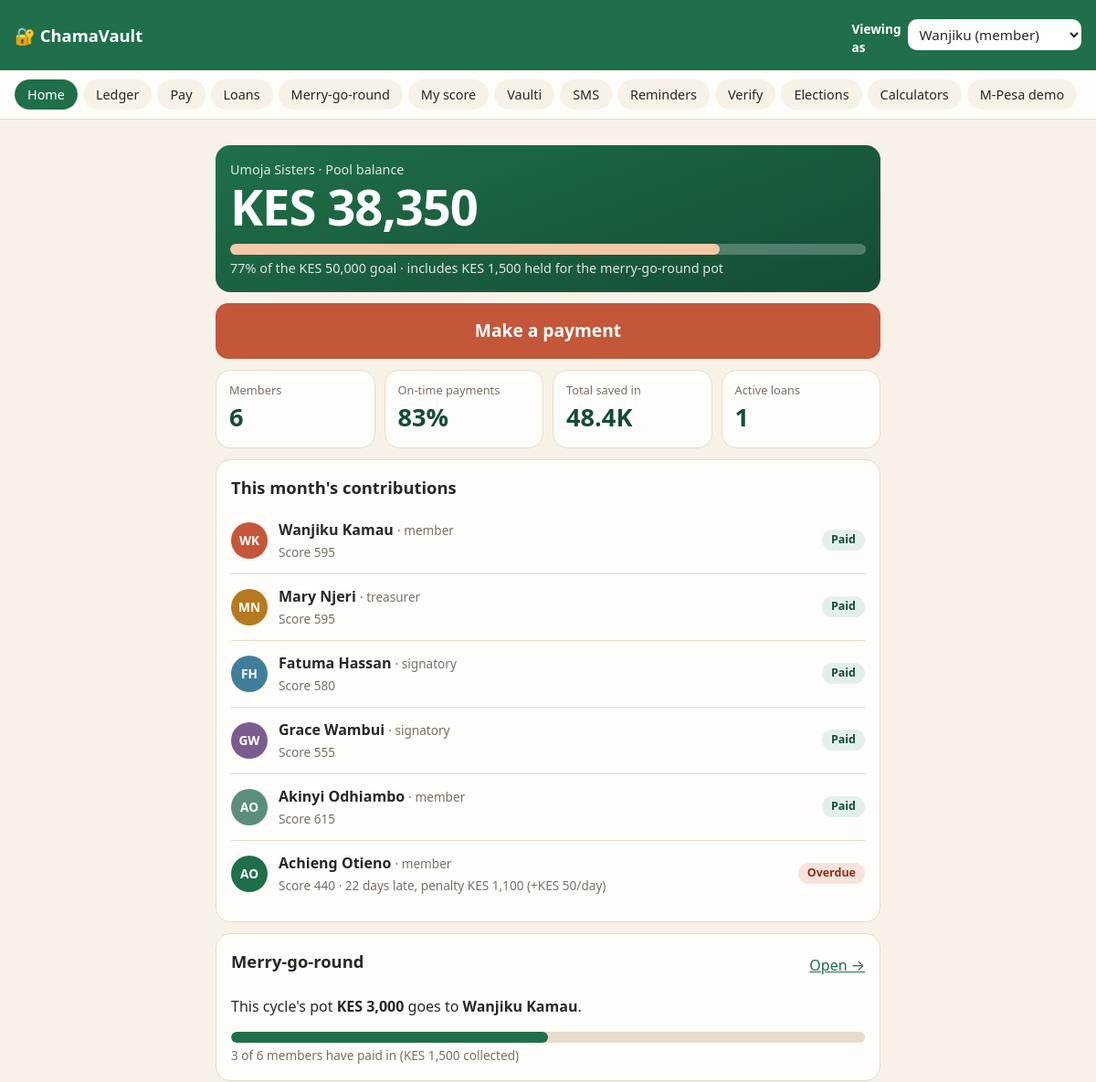
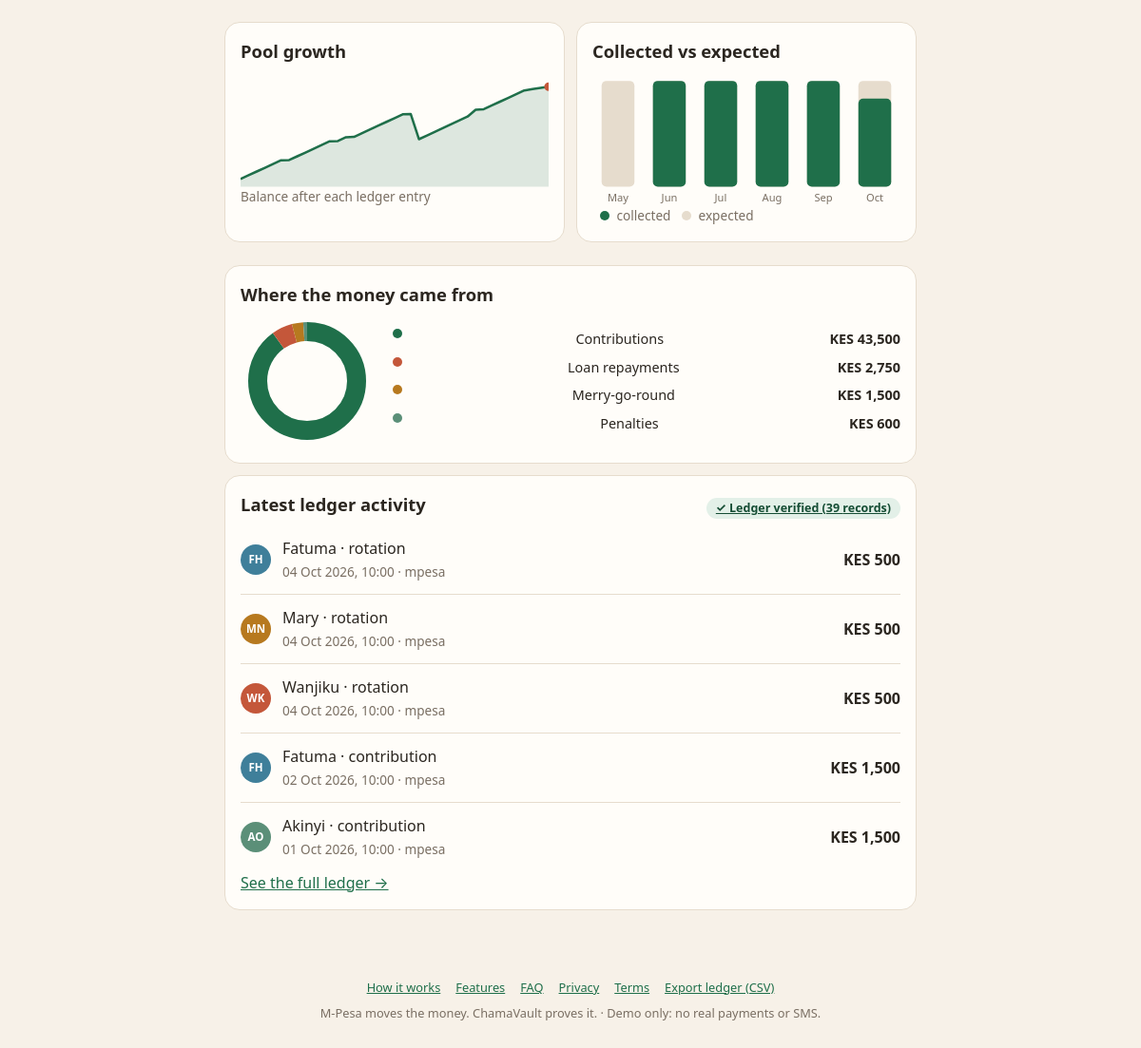
The page / on the database its author committed (2 pictures, top to bottom).
### app/models.py (models this page shows)
class Chama(db.Model):
    id = db.Column(db.Integer, primary_key=True)
    name = db.Column(db.String(80), nullable=False)
    monthly_amount = db.Column(db.Integer, nullable=False)       # KES
    goal_amount = db.Column(db.Integer, nullable=False)          # KES
    due_day = db.Column(db.Integer, nullable=False)              # day of month, 1-28
    penalty_per_day = db.Column(db.Integer, nullable=False)      # KES per day late
    loan_approval_pct = db.Column(db.Integer, nullable=False)    # % of voters who must approve
    loan_interest_pct = db.Column(db.Integer, nullable=False)    # flat: total % of principal; reducing: % per month
    loan_interest_type = db.Column(db.String(10), nullable=False, default="flat")      # flat|reducing
    loan_approval_mode = db.Column(db.String(10), nullable=False, default="vote")      # vote|officer
    require_guarantor = db.Column(db.Boolean, nullable=False, default=False)
    rotation_amount = db.Column(db.Integer, nullable=False, default=0)   # merry-go-round: KES per member per month (0 = off)
    rotation_start = db.Column(db.String(7))                             # "YYYY-MM" of the first cycle
    members = db.relationship("Member", backref="chama", order_by="Member.id")

class LedgerEntry(db.Model):
    id = db.Column(db.Integer, primary_key=True)
    chama_id = db.Column(db.ForeignKey("chama.id"), nullable=False, index=True)
    member_id = db.Column(db.ForeignKey("member.id"), nullable=False, index=True)
    amount = db.Column(db.Integer, nullable=False)
    type = db.Column(db.String(20), nullable=False)  # contribution|penalty|loan_installment|loan_payout|savings|welfare|correction
    method = db.Column(db.String(10), nullable=False)  # cash|mpesa|card|system
    recorded_by_id = db.Column(db.ForeignKey("member.id"), nullable=False)
    created_at = db.Column(db.DateTime, nullable=False, default=now_utc)
    period = db.Column(db.String(7))                 # "YYYY-MM" the entry counts towards
    ref = db.Column(db.String(40))                   # M-Pesa receipt / card auth reference
    corrects_id = db.Column(db.ForeignKey("ledger_entry.id"))
    reason = db.Column(db.String(300))
    running_balance = db.Column(db.Integer, nullable=False)
    prev_hash = db.Column(db.String(64), nullable=False, unique=True)  # unique => chain cannot fork
    hash = db.Column(db.String(64), nullable=False)
    member = db.relationship("Member", foreign_keys=[member_id])
    recorded_by = db.relationship("Member", foreign_keys=[recorded_by_id])

class Member(db.Model):
    id = db.Column(db.Integer, primary_key=True)
    chama_id = db.Column(db.ForeignKey("chama.id"), nullable=False)
    name = db.Column(db.String(80), nullable=False)
    phone = db.Column(db.String(15), unique=True, nullable=False)  # 2547XXXXXXXX
    role = db.Column(db.String(12), nullable=False, default="member")
    pin_hash = db.Column(db.String(255), nullable=False)
    credit_score = db.Column(db.Integer, nullable=False, default=500)
    streak = db.Column(db.Integer, nullable=False, default=0)      # on-time contribution streak
    @property
    def first_name(self):
        return self.name.split()[0]

### app/routes/main.py (the view)
@bp.route("/")
def dashboard():
    chama = Chama.query.first()
    if chama is None:
        return render_template("error.html", title="No data yet",
                               message="Run 'python seed.py' in the flask_app folder, then refresh."), 200
    today = today_nairobi()
    balance = pool_balance(chama.id)
    rows = [(m, member_status(m, today)) for m in chama.members]
    recent = (LedgerEntry.query.filter_by(chama_id=chama.id).order_by(LedgerEntry.id.desc()).limit(5).all())
    return render_template(
        "dashboard.html", balance=balance, goal=chama.goal_amount,
        pct=min(100, round(balance * 100 / chama.goal_amount)) if chama.goal_amount else 0,
        rows=rows, recent=recent, loan=active_loan(g.viewer), chain=verify_chain(chama.id),
        mine=member_status(g.viewer, today), today=today, stats=chama_stats(chama, today),
        pot=rotation.pot_status(chama, period_of(today)) if chama.rotation_amount else None,
        held=rotation.held(chama.id),
    )

### app/auth.py (called while the page is built)
def load_viewer():
    member = db.session.get(Member, session.get("viewer_id") or 0)
    if member is None:
        member = Member.query.filter_by(role="member").order_by(Member.id).first() or Member.query.first()
    g.viewer = member

### app/charts.py (called while the page is built)
def area_chart(points, width=320, height=120) -> Markup:
    if len(points) < 2:
        return Markup("")
    lo, hi = min(points), max(points)
    span = (hi - lo) or 1
    xs = [i * width / (len(points) - 1) for i in range(len(points))]
    ys = [height - 8 - (p - lo) / span * (height - 24) for p in points]
    line = " ".join(f"{x:.1f},{y:.1f}" for x, y in zip(xs, ys))
    area = f"0,{height} {line} {width},{height}"
    return Markup(
        f'<svg viewBox="0 0 {width} {height}" class="chart" role="img" aria-label="Pool balance over time">'
        f'<polygon points="{area}" style="fill:var(--green);opacity:.15"/>'
        f'<polyline points="{line}" style="fill:none;stroke:var(--green);stroke-width:2.5;stroke-linejoin:round"/>'
        f'<circle cx="{xs[-1]:.1f}" cy="{ys[-1]:.1f}" r="4.5" style="fill:var(--terra)"/></svg>')

def donut(parts, size=140) -> Markup:
    total = sum(v for _, v in parts) or 1
    r, c, offset = 52, 2 * math.pi * 52, 0.0
    segs = []
    for i, (_, v) in enumerate(parts):
        length = v / total * c
        segs.append(f'<circle cx="70" cy="70" r="{r}" fill="none" stroke-width="20" style="stroke:{PALETTE[i % len(PALETTE)]}" '
                    f'stroke-dasharray="{length:.2f} {c - length:.2f}" stroke-dashoffset="{-offset:.2f}" transform="rotate(-90 70 70)"/>')
        offset += length
    return Markup(f'<svg viewBox="0 0 140 140" width="{size}" height="{size}" role="img" aria-label="Where the money came from">{"".join(segs)}</svg>')

def initials(name: str) -> str:
    return "".join(w[0] for w in name.split()[:2]).upper()

def avatar_color(member_id: int) -> str:
    return ["#1f6f4a", "#c4573a", "#b7791f", "#3f7f9a", "#7a5c8f", "#5b8f78"][member_id % 6]

### app/ledger.py (called while the page is built)
def compute_hash(entry, prev_hash: str) -> str:
    values = [getattr(entry, f) for f in HASHED_FIELDS]
    values = [v.isoformat() if hasattr(v, "isoformat") else v for v in values]
    payload = json.dumps([prev_hash, *values], separators=(",", ":"), ensure_ascii=True)
    return hashlib.sha256(payload.encode()).hexdigest()

def last_entry(chama_id):
    return (LedgerEntry.query.filter_by(chama_id=chama_id)
            .order_by(LedgerEntry.id.desc()).first())

### app/payments.py (called while the page is built)
def period_of(d: date) -> str:
    return f"{d.year}-{d.month:02d}"

### app/templates/dashboard.html (shortened to what this page needs)
{% extends "base.html" %}
{% block content %}
<section class="card hero">
  <div class="label">{{ chama.name }} · Pool balance</div>
  <div class="big num">{{ balance|kes }}</div>
  <div class="bar" role="progressbar" aria-valuemin="0" aria-valuemax="100" aria-valuenow="{{ pct }}"><span style="width: {{ pct }}%"></span></div>
  <div class="label">{{ pct }}% of the {{ goal|kes }} goal{% if held %} · includes {{ held|kes }} held for the merry-go-round pot{% endif %}</div>
</section>
<a class="btn terra block" href="{{ url_for('pay.pay') }}">Make a payment</a>
<div class="tiles">
  <div class="tile"><span class="t-label">Members</span><span class="t-num">{{ stats.members }}</span></div>
  <div class="tile"><span class="t-label">On-time payments</span><span class="t-num">{{ stats.on_time_pct }}%</span></div>
  <div class="tile"><span class="t-label">Total saved in</span><span class="t-num">{{ (stats.pooled / 1000)|round(1) }}K</span></div>
  <div class="tile"><span class="t-label">Active loans</span><span class="t-num">{{ stats.active_loans }}</span></div>
</div>
<section class="card">
  <h2>This month's contributions</h2>
  <ul class="list">
    {% for m, s in rows %}
    <li>
      <div class="who"><span class="avatar" style="background: {{ avatar_color(m.id) }}" aria-hidden="true">{{ initials(m.name) }}</span>
        <div><strong>{{ m.name }}</strong> <span class="sub">· {{ m.role }}</span><br>
        <span class="sub">Score {{ m.credit_score }}
        {% if s.status == 'overdue' %} · {{ s.days }} day{{ 's' if s.days != 1 }} late, penalty {{ s.owed|kes }} (+{{ s.penalty_per_day|kes }}/day){% endif %}</span></div></div>
      <span class="badge {{ s.status }}">{{ s.status|capitalize }}</span>
    </li>
    {% endfor %}
  </ul>
</section>
{% if pot %}
<section class="card">
  <div class="row" style="justify-content: space-between"><h2>Merry-go-round</h2><a href="{{ url_for('rotation.rotation') }}">Open →</a></div>
  <p>This cycle's pot <strong>{{ pot.pot|kes }}</strong> goes to <strong>{{ pot.recipient.name if pot.recipient else '—' }}</strong>.</p>
  <div class="bar dark"><span style="width: {{ (pot.collected * 100 / pot.pot)|round if pot.pot else 0 }}%"></span></div>
  <div class="small muted">{{ pot.paid|length }} of {{ stats.members }} members have paid in ({{ pot.collected|kes }} collected)</div>
</section>
{% endif %}
<div class="cols">
  <section class="card"><h2>Pool growth</h2>{{ charts.area_chart(stats.balance_points) }}
    <div class="small muted">Balance after each ledger entry</div></section>
  <section class="card"><h2>Collected vs expected</h2>{{ charts.bar_chart(stats.months) }}
    <div class="small muted"><span class="dot" style="background:var(--green)"></span> collected <span class="dot" style="background:var(--line)"></span> expected</div></section>
</div>
<section class="card">
  <h2>Where the money came from</h2>
  <div class="donut-row">{{ charts.donut(stats.mix) }}
    <ul class="legend">{% for label, v in stats.mix %}
      <li><span class="dot" style="background: {{ charts.PALETTE[loop.index0 % 6] }}"></span>{{ label }} <strong class="num">{{ v|kes }}</strong></li>{% endfor %}</ul></div>
</section>
<section class="card">
  <div class="row" style="justify-content: space-between">
    <h2>Latest ledger activity</h2>
    {% if chain.ok %}<a class="badge good" href="{{ url_for('ledger.verify') }}">✓ Ledger verified ({{ chain.count }} records)</a>
    {% else %}<a class="badge bad" href="{{ url_for('ledger.verify') }}">⚠ Ledger check failed</a>{% endif %}
  </div>
  <ul class="list">
    {% for e in recent %}
    <li><div class="who"><span class="avatar sm" style="background: {{ avatar_color(e.member_id) }}" aria-hidden="true">{{ initials(e.member.name) }}</span>
      <div>{{ e.member.first_name }} · {{ e.type.replace('_', ' ') }}<br><span class="sub">{{ e.created_at|nairobi }} · {{ e.method }}</span></div></div>
      <span class="num {{ 'neg' if e.amount < 0 }}">{{ e.amount|kes }}</span></li>
    {% endfor %}
  </ul>
  <a href="{{ url_for('ledger.ledger') }}">See the full ledger →</a>
</section>
{% endblock %}

### app/templates/base.html (shortened to what this page needs)
<!doctype html>
<html lang="en">
<head>
  <link rel="stylesheet" href="{{ url_for('static', filename='css/style.css') }}">
</head>
<body>
<header class="topbar">
  <a class="brand" href="{{ url_for('main.dashboard') }}">🔐 ChamaVault</a>
  {% if viewer %}
  <form method="post" action="{{ url_for('main.switch_viewer') }}" class="viewer">
    <label for="viewer-select">Viewing as</label>
    <select id="viewer-select" name="member_id" data-autosubmit>
      {% for m in chama.members %}
      <option value="{{ m.id }}" {{ 'selected' if m.id == viewer.id }}>{{ m.first_name }} ({{ m.role }})</option>
      {% endfor %}
    </select>
  </form>
  {% endif %}
</header>
{% if viewer %}
<nav class="pills" aria-label="Main">
  {% set links = [('main.dashboard','Home'),('ledger.ledger','Ledger'),('pay.pay','Pay'),('loans.loans','Loans'),('rotation.rotation','Merry-go-round'),
                  ('score.score','My score'),('vaulti.vaulti','Vaulti'),('sms.outbox','SMS'),('sms.reminders','Reminders'),
                  ('ledger.verify','Verify'),('elections.elections','Elections'),('info.tools','Calculators'),('pay.demo','M-Pesa demo')] %}
  {% for ep, label in links %}<a href="{{ url_for(ep) }}" class="{{ 'on' if request.endpoint == ep }}">{{ label }}</a>{% endfor %}
</nav>
{% endif %}
<main class="wrap">
  {% block content %}{% endblock %}
</main>
<footer class="foot">
  <div class="footlinks"><a href="{{ url_for('info.page', page='how-it-works') }}">How it works</a><a href="{{ url_for('info.page', page='features') }}">Features</a><a href="{{ url_for('info.page', page='faq') }}">FAQ</a><a href="{{ url_for('info.page', page='privacy') }}">Privacy</a><a href="{{ url_for('info.page', page='terms') }}">Terms</a><a href="{{ url_for('info.ledger_csv') }}">Export ledger (CSV)</a></div>M-Pesa moves the money. ChamaVault proves it. · Demo only: no real payments or SMS.</footer>
</body>
</html>

### rows shown on the page
Chama: name "Umoja Sisters", goal_amount "KES 50,000"
LedgerEntry: running_balance "KES 38,350", member.first_name "Fatuma", type.replace "rotation", created_at|nairobi "04 Oct 2026, 10:00", method "mpesa", amount|kes "KES 500"
Member: name "WK", name "Wanjiku Kamau", role "member", credit_score "595", status "Paid", recipient "Wanjiku Kamau"
Member: name "MN", name "Mary Njeri", role "treasurer", credit_score "595", status "Paid"
Member: name "FH", name "Fatuma Hassan", role "signatory", credit_score "580", status "Paid"
Member: name "GW", name "Grace Wambui", role "signatory", credit_score "555", status "Paid"
Member: name "AO", name "Akinyi Odhiambo", role "member", credit_score "615", status "Paid"
Member: name "AO", name "Achieng Otieno", role "member", credit_score "440", days "22", days "s", owed|kes "KES 1,100", penalty_per_day|kes "KES 50", status "Overdue"
LedgerEntry: member.first_name "Mary", type.replace "rotation", created_at|nairobi "04 Oct 2026, 10:00", method "mpesa", amount|kes "KES 500"
LedgerEntry: member.first_name "Wanjiku", type.replace "rotation", created_at|nairobi "04 Oct 2026, 10:00", method "mpesa", amount|kes "KES 500"
LedgerEntry: member.first_name "Fatuma", type.replace "contribution", created_at|nairobi "02 Oct 2026, 10:00", method "mpesa", amount|kes "KES 1,500"
LedgerEntry: member.first_name "Akinyi", type.replace "contribution", created_at|nairobi "01 Oct 2026, 10:00", method "mpesa", amount|kes "KES 1,500"

### other values the page prints
{{ label }} "Home" "Ledger" "Pay" "Loans" "Merry-go-round" "My score" "Vaulti" "SMS" "Reminders" "Verify" "Elections" "Calculators" "M-Pesa demo"
{{ pct }} "77"
{{ held|kes }} "KES 1,500"
{{ stats.members }} "6"
{{ stats.on_time_pct }} "83"
{{ (stats.pooled / 1000)|round(1) }} "48.4"
{{ stats.active_loans }} "1"
{{ pot.pot|kes }} "KES 3,000"
{{ pot.paid|length }} "3"
{{ pot.collected|kes }} "KES 1,500"
{{ charts.bar_chart(stats.months) }} "May Jun Jul Aug Sep Oct"
{{ label }} "Contributions" "Loan repayments" "Merry-go-round" "Penalties"
{{ v|kes }} "KES 43,500" "KES 2,750" "KES 1,500" "KES 600"
{{ chain.count }} "39"
form field member_id "Wanjiku (member)"
